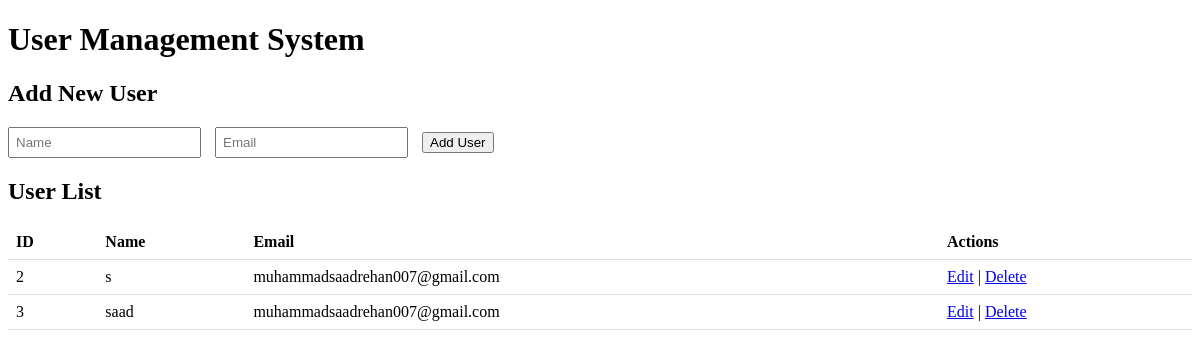
/users, run on an earlier commit of the app's database.
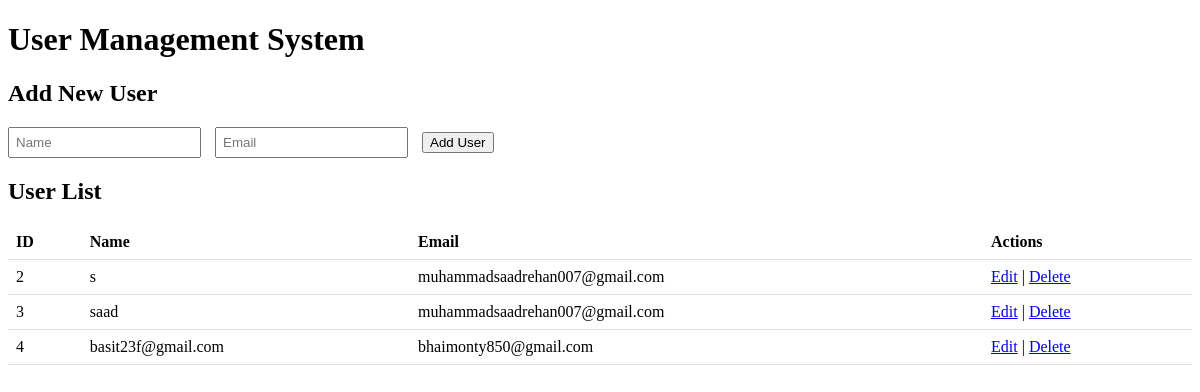
And on a later commit of the database.
### tables this page shows
CREATE TABLE users (
            id INTEGER PRIMARY KEY AUTOINCREMENT,
            name TEXT NOT NULL,
            email TEXT NOT NULL
        );

### app.py (the view)
@app.route('/users')
def user_management():
    conn = sqlite3.connect('database.db')
    cursor = conn.cursor()
    cursor.execute('SELECT * FROM users')
    users = cursor.fetchall()
    conn.close()
    return render_template('users.html', users=users)

### templates/users.html (shortened to what this page needs)
<!DOCTYPE html>
<html>
<head>
</head>
<body>
    <h1>User Management System</h1>
    <h2>Add New User</h2>
    <form action="/add" method="POST">
        <input type="text" name="name" placeholder="Name" required>
        <input type="email" name="email" placeholder="Email" required>
        <button type="submit">Add User</button>
    </form>
    <h2>User List</h2>
    <table>
        <tr>
            <th>ID</th>
            <th>Name</th>
            <th>Email</th>
            <th>Actions</th>
        </tr>
        {% for user in users %}
        <tr>
            <td>{{ user[0] }}</td>
            <td>{{ user[1] }}</td>
            <td>{{ user[2] }}</td>
            <td>
                <a href="/edit/{{ user[0] }}">Edit</a> |
                <a href="/delete/{{ user[0] }}" onclick="return confirm('Are you sure?')">Delete</a>
            </td>
        </tr>
        {% endfor %}
    </table>
</body>
</html>

### templates/users.html (style rules this page uses)
table { width: 100%; border-collapse: collapse; }
th, td { padding: 8px; text-align: left; border-bottom: 1px solid #ddd; }
form { margin: 20px 0; }
input { padding: 6px; margin-right: 10px; }

What changed in the data, as far as the page shows it:
added users: id "4", name "basit23f@gmail.com", email "bhaimonty850@gmail.com"
